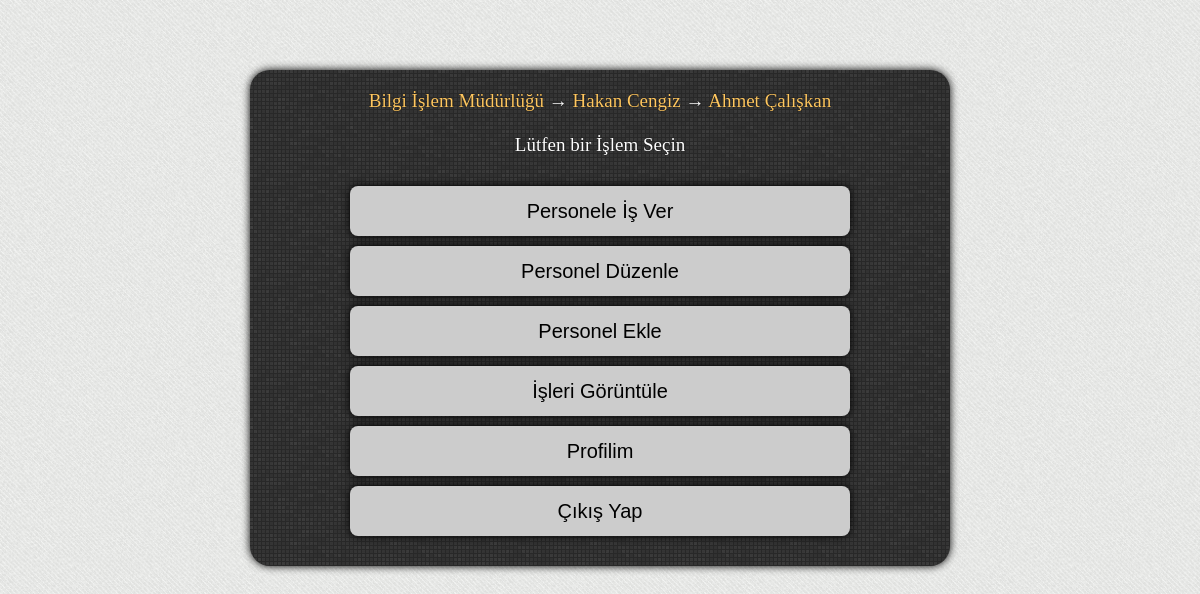
/koordinator/index.php (signed in), run on the app's committed database.
### tables this page shows
CREATE TABLE IF NOT EXISTS `tbl_kurum` (
  `id` int(11) NOT NULL AUTO_INCREMENT,
  `kurum` varchar(100) NOT NULL,
  PRIMARY KEY (`id`)
);

CREATE TABLE IF NOT EXISTS `tbl_mudur` (
  `id` int(11) NOT NULL AUTO_INCREMENT,
  `ad_soyad` varchar(250) NOT NULL,
  `maas` int(11) NOT NULL,
  `fotograf` varchar(250) NOT NULL,
  `eposta` varchar(250) NOT NULL,
  `sifre` varchar(250) NOT NULL,
  `kurum` int(11) NOT NULL,
  PRIMARY KEY (`id`),
  KEY `kurum` (`kurum`)
);

CREATE TABLE IF NOT EXISTS `tbl_koordinator` (
  `id` int(11) NOT NULL AUTO_INCREMENT,
  `ad_soyad` varchar(250) NOT NULL,
  `maas` int(11) NOT NULL,
  `fotograf` varchar(250) NOT NULL,
  `eposta` varchar(250) NOT NULL,
  `sifre` varchar(250) NOT NULL,
  `sorumlu_mudur` int(11) NOT NULL,
  PRIMARY KEY (`id`),
  KEY `sorumlu_mudur` (`sorumlu_mudur`)
);

### koordinator/index.php (the view, shortened to what this page needs)
<!DOCTYPE html PUBLIC "-//W3C//DTD XHTML 1.0 Transitional//EN" "http://www.w3.org/TR/xhtml1/DTD/xhtml1-transitional.dtd">
<html xmlns="http://www.w3.org/1999/xhtml">
<head>
<link href="../css/style.css" rel="stylesheet" type="text/css" />
</head>
<body>
<div class="menu">
<div class="menu-baslik">
<?php
$eposta = $_SESSION['koordinatoroturum'];
$uye_list=mysql_query("select kurum from tbl_kurum where id = (select kurum from tbl_mudur where id = (select sorumlu_mudur from tbl_koordinator where eposta='$eposta'))");
while($yaz=mysql_fetch_array($uye_list))
{
	echo "<font color='#ffc760'>" . $yaz['kurum'] . "</font> → ";
}
$uye_list=mysql_query("Select sorumlu_mudur from tbl_koordinator where eposta='$eposta'");
while($yaz=mysql_fetch_array($uye_list))
{
	$sorumlu_mudur_id = $yaz['sorumlu_mudur'];
}
$uye_list=mysql_query("Select * from tbl_mudur where id=$sorumlu_mudur_id");
while($yaz=mysql_fetch_array($uye_list))
{
	echo "<font color='#ffc760'>" . $yaz['ad_soyad'] . "</font> → ";
}
$uye_list=mysql_query("Select * from tbl_koordinator where eposta='$eposta'");
while($yaz=mysql_fetch_array($uye_list))
{
	echo "<font color='#ffc760'>" . $ad = $yaz['ad_soyad'] . "</font>";
}
?>
<br /><br />Lütfen bir İşlem Seçin
</div>
<a href="personele-is-ver.php"><div class="kutu">Personele İş Ver</div></a>
<a href="personel-listele.php"><div class="kutu">Personel Düzenle</div></a>
<a href="personel-ekle.php"><div class="kutu">Personel Ekle</div></a>
<a href="is-listele.php"><div class="kutu">İşleri Görüntüle</div></a>
<a href="profil.php"><div class="kutu">Profilim</div></a>
<a href="../cikis.php"><div class="kutu">Çıkış Yap</div></a>
</div>
</body>
</html>

### css/style.css (style rules this page uses)
body { margin: 0px; padding: 0px; background: url(../resimler/site/bg.png); }
a { color: #000; text-decoration: none; }
.menu { width: 600px; height: auto; padding: 20px 50px 20px 50px; box-shadow: 0px 0px 8px 0px #000000; margin: 70px auto 70px auto; border-radius: 20px; font-size: 17px; background: #fff url(../resimler/site/giris_kapsul_bg.png); font-family: Verdana, Geneva, sans-serif; }
.menu-baslik { text-align: center; font-family: Georgia, "Times New Roman", Times, serif; font-size: 19px; text-shadow: 0px 0px 1px #000; color: #FFF; margin-bottom: 30px; }
.kutu { width: 500px; height: 50px; background: #CCC; border-radius: 8px; margin: 10px auto 10px auto; box-shadow: 0px 0px 8px 0px #000000; text-align: center; font-family: Verdana, Geneva, sans-serif; font-size: 20px; line-height: 50px; transition: 0.3s; }

### data on the page
tbl_kurum: kurum "Bilgi İşlem Müdürlüğü"
tbl_mudur: ad_soyad "Hakan Cengiz"
tbl_koordinator: ad_soyad "Ahmet Çalışkan"
